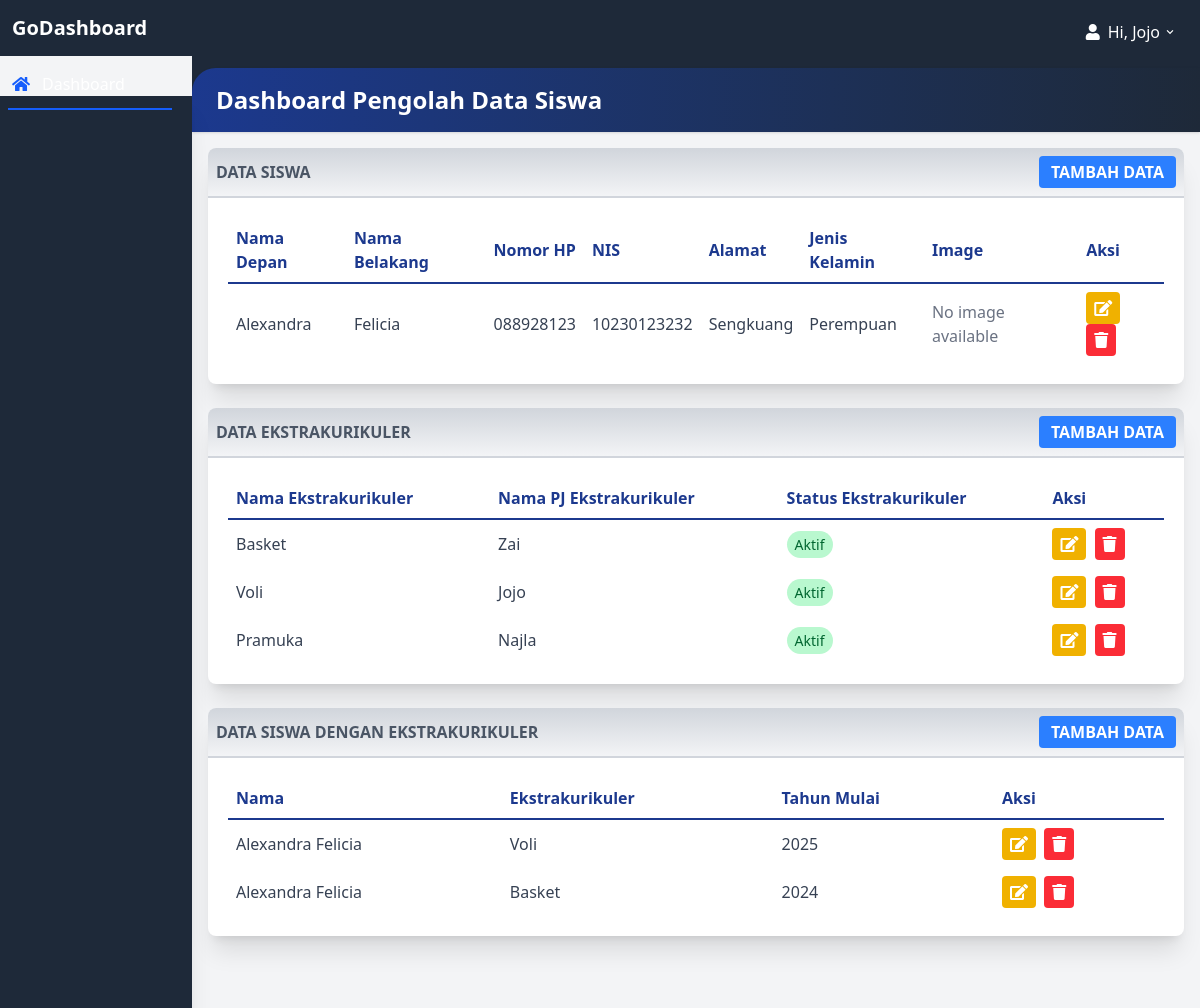
The page /dashboardAdmin.php (signed in) on the database its author committed.
### tables this page shows
CREATE TABLE `siswa` (
  `id` int(11) NOT NULL,
  `nama_depan` varchar(100) DEFAULT NULL,
  `nama_belakang` varchar(100) DEFAULT NULL,
  `nomor_hp` varchar(20) DEFAULT NULL,
  `nis` varchar(50) DEFAULT NULL,
  `alamat` text DEFAULT NULL,
  `jenis_kelamin` enum('Laki-laki','Perempuan') DEFAULT NULL,
  `foto` varchar(255) DEFAULT NULL
);

CREATE TABLE `ekstrakurikuler` (
  `id` int(11) NOT NULL,
  `nama` varchar(100) DEFAULT NULL,
  `penanggung_jawab` varchar(100) DEFAULT NULL,
  `status` enum('Aktif','Tidak Aktif') DEFAULT NULL
);

CREATE TABLE `siswa_ekstrakurikuler` (
  `id` int(11) NOT NULL,
  `siswa_id` int(11) DEFAULT NULL,
  `ekstrakurikuler_id` int(11) DEFAULT NULL,
  `tahun_mulai` year(4) DEFAULT NULL
);

### dashboardAdmin.php (the view, shortened to what this page needs)
<?php
include 'koneksi.php';
$querySiswa = "SELECT * FROM siswa";
$resultSiswa = mysqli_query($conn, $querySiswa);
$queryEkstrakurikuler = "SELECT * FROM ekstrakurikuler";
$resultEkstrakurikuler = mysqli_query($conn, $queryEkstrakurikuler);
$querySiswaEkstrakurikuler = "SELECT se.id, s.nama_depan, s.nama_belakang, e.nama as ekskul_nama, se.tahun_mulai
                             FROM siswa_ekstrakurikuler se
                             JOIN siswa s ON se.siswa_id = s.id
                             JOIN ekstrakurikuler e ON se.ekstrakurikuler_id = e.id";
$resultSiswaEkstrakurikuler = mysqli_query($conn, $querySiswaEkstrakurikuler);
?>
<!DOCTYPE html>
<html lang="en">
<head>
  <link
    rel="stylesheet"
    href="https://use.fontawesome.com/releases/v5.3.1/css/all.css" />
  <script src="https://cdn.jsdelivr.net/npm/@tailwindcss/browser@4"></script>
</head>
<body class="bg-gray-100 font-sans leading-normal tracking-normal mt-12">
  <header>
    <nav
      aria-label="menu nav"
      class="bg-gray-800 pt-2 md:pt-1 pb-1 px-1 mt-0 h-auto fixed w-full z-20 top-0">
      <div class="flex flex-wrap items-center">
        <div
          class="flex flex-shrink md:w-1/3 justify-center md:justify-start text-white">
          <a href="#" aria-label="Home" class="flex items-center">
            <span class="text-xl pl-2 font-bold">GoDashboard</span>
          </a>
        </div>
        <div
          class="flex w-full pt-2 content-center justify-end md:w-2/3 md:justify-end">
          <ul
            class="list-reset flex justify-end flex-1 md:flex-none items-center">
            <li class="flex-1 md:flex-none md:mr-3">
              <div class="relative inline-block">
                <button
                  onclick="toggleDD('myDropdown')"
                  class="drop-button text-white py-2 px-2 flex items-center">
                  <i class="fas fa-user mr-2"></i> Hi, <?php echo isset($_SESSION['namaDepan']) ? htmlspecialchars($_SESSION['namaDepan']) : 'Admin'; ?>
                  <svg
                    class="h-3 fill-current inline ml-1"
                    xmlns="http://www.w3.org/2000/svg"
                    viewBox="0 0 20 20">
                    <path
                      d="M9.293 12.95l.707.707L15.657 8l-1.414-1.414L10 10.828 5.757 6.586 4.343 8z" />
                  </svg>
                </button>
              </div>
            </li>
          </ul>
        </div>
      </div>
    </nav>
  </header>
  <main>
    <div class="flex flex-col md:flex-row">
      <nav
        aria-label="alternative nav"
        class="bg-gray-800 shadow-xl h-20 fixed bottom-0 mt-12 md:relative md:h-screen z-10 w-full md:w-48 md:flex-shrink-0">
        <div
          class="md:mt-12 md:w-48 md:fixed md:left-0 md:top-0 content-center md:content-start text-left justify-between">
          <ul
            class="list-reset flex flex-row md:flex-col py-0 md:py-3 px-1 md:px-2 text-center md:text-left">
            <li class="mr-3 flex-1">
              <a
                href="#"
                class="block py-1 md:py-3 pl-1 align-middle text-white no-underline hover:text-white border-b-2 border-blue-600">
                <i class="fas fa-home pr-0 md:pr-3 text-blue-600"></i><span
                  class="pb-1 md:pb-0 text-xs md:text-base text-white md:text-white block md:inline-block">Dashboard</span>
              </a>
            </li>
          </ul>
        </div>
      </nav>
      <section class="w-full md:ml-0">
        <div
          id="main"
          class="main-content flex-1 bg-gray-100 mt-12 md:mt-2 pb-24 md:pb-5 overflow-x-hidden">
          <div class="bg-gray-800 pt-3">
            <div
              class="rounded-tl-3xl bg-gradient-to-r from-blue-900 to-gray-800 p-4 shadow text-2xl text-white">
              <h1 class="font-bold pl-2">Dashboard Pengolah Data Siswa</h1>
            </div>
          </div>
          <div class="flex flex-col flex-wrap mt-4 mx-4">
            <div id="siswa" class="w-full mb-6">
              <div class="bg-white border-transparent rounded-lg shadow-xl">
                <div
                  class="bg-gradient-to-b from-gray-300 to-gray-100 uppercase text-gray-800 border-b-2 border-gray-300 rounded-tl-lg rounded-tr-lg p-2 flex justify-between items-center">
                  <h2 class="font-bold uppercase text-gray-600">
                    Data Siswa
                  </h2>
                  <a href="createSiswa.php" class="bg-blue-500 hover:bg-blue-700 text-white font-bold py-1 px-3 rounded inline-block">Tambah Data</a>
                </div>
                <div class="p-5 overflow-x-auto">
                  <table class="w-full p-5 text-gray-700">
                    <thead>
                      <tr>
                        <th class="text-left text-blue-900 p-2 border-b-2">
                          Nama Depan
                        </th>
                        <th class="text-left text-blue-900 p-2 border-b-2">
                          Nama Belakang
                        </th>
                        <th class="text-left text-blue-900 p-2 border-b-2">
                          Nomor HP
                        </th>
                        <th class="text-left text-blue-900 p-2 border-b-2">
                          NIS
                        </th>
                        <th class="text-left text-blue-900 p-2 border-b-2">
                          Alamat
                        </th>
                        <th class="text-left text-blue-900 p-2 border-b-2">
                          Jenis Kelamin
                        </th>
                        <th class="text-left text-blue-900 p-2 border-b-2">
                          Image
                        <th class="text-left text-blue-900 p-2 border-b-2">
                          Aksi
                        </th>
                      </tr>
                    </thead>
                    <tbody>
                      <?php if (mysqli_num_rows($resultSiswa) > 0): ?>
                        <?php while ($row = mysqli_fetch_assoc($resultSiswa)): ?>
                          <tr class="hover:bg-gray-100">
                            <td class="p-2"><?php echo htmlspecialchars($row['nama_depan']); ?></td>
                            <td class="p-2"><?php echo htmlspecialchars($row['nama_belakang']); ?></td>
                            <td class="p-2"><?php echo htmlspecialchars($row['nomor_hp']); ?></td>
                            <td class="p-2"><?php echo htmlspecialchars($row['nis']); ?></td>
                            <td class="p-2"><?php echo htmlspecialchars($row['alamat']); ?></td>
                            <td class="p-2"><?php echo htmlspecialchars($row['jenis_kelamin']); ?></td>
                            <td class="p-2">
                              <?php if (!empty($row['foto']) && file_exists($row['foto'])): ?>
                                <img src="<?php echo htmlspecialchars($row['foto']); ?>" alt="Foto" class="w-16 h-16 rounded-full">
                              <?php else: ?>
                                <p class="text-gray-500">No image available</p>
                              <?php endif; ?>
                            </td>
                            <td class="p-2">
                              <a href="editSiswa.php?id=<?php echo $row['id']; ?>"
                                class="bg-yellow-500 hover:bg-yellow-700 text-white py-1 px-2 rounded mr-1 inline-block">
                                <i class="fas fa-edit"></i>
                              </a>
                              <a href="deleteSiswa.php?id=<?php echo $row['id']; ?>"
                                onclick="return confirm('Apakah Anda yakin ingin menghapus data ini?')"
                                class="bg-red-500 hover:bg-red-700 text-white py-1 px-2 rounded inline-block">
                                <i class="fas fa-trash"></i>
                              </a>
                            </td>
                          </tr>
                        <?php endwhile; ?>
                      <?php else: ?>
                        <tr>
                          <td colspan="7" class="p-2 text-center">Tidak ada data siswa</td>
                        </tr>
                      <?php endif; ?>
                    </tbody>
                  </table>
                </div>
              </div>
            </div>
            <div id="ekstrakurikuler" class="w-full mb-6">
              <div class="bg-white border-transparent rounded-lg shadow-xl">
                <div
                  class="bg-gradient-to-b from-gray-300 to-gray-100 uppercase text-gray-800 border-b-2 border-gray-300 rounded-tl-lg rounded-tr-lg p-2 flex justify-between items-center">
                  <h2 class="font-bold uppercase text-gray-600">
                    Data Ekstrakurikuler
                  </h2>
                  <a href="createEkskul.php" class="bg-blue-500 hover:bg-blue-700 text-white font-bold py-1 px-3 rounded inline-block">Tambah Data</a>
                </div>
                <div class="p-5 overflow-x-auto">
                  <table class="w-full p-5 text-gray-700">
                    <thead>
                      <tr>
                        <th class="text-left text-blue-900 p-2 border-b-2">
                          Nama Ekstrakurikuler
                        </th>
                        <th class="text-left text-blue-900 p-2 border-b-2">
                          Nama PJ Ekstrakurikuler
                        </th>
                        <th class="text-left text-blue-900 p-2 border-b-2">
                          Status Ekstrakurikuler
                        </th>
                        <th class="text-left text-blue-900 p-2 border-b-2">
                          Aksi
                        </th>
                      </tr>
                    </thead>
                    <tbody>
                      <?php if (mysqli_num_rows($resultEkstrakurikuler) > 0): ?>
                        <?php while ($row = mysqli_fetch_assoc($resultEkstrakurikuler)): ?>
                          <tr class="hover:bg-gray-100">
                            <td class="p-2"><?php echo htmlspecialchars($row['nama']); ?></td>
                            <td class="p-2"><?php echo htmlspecialchars($row['penanggung_jawab']); ?></td>
                            <td class="p-2">
                              <span class="<?php echo $row['status'] === 'Aktif' ? 'bg-green-200 text-green-800' : 'bg-red-200 text-red-800'; ?> py-1 px-2 rounded-full text-sm">
                                <?php echo htmlspecialchars($row['status']); ?>
                              </span>
                            </td>
                            <td class="p-2">
                              <a href="editEkskul.php?id=<?php echo $row['id']; ?>"
                                class="bg-yellow-500 hover:bg-yellow-700 text-white py-1 px-2 rounded mr-1 inline-block">
                                <i class="fas fa-edit"></i>
                              </a>
                              <a href="deleteEkskul.php?id=<?php echo $row['id']; ?>"
                                onclick="return confirm('Apakah Anda yakin ingin menghapus data ini?')"
                                class="bg-red-500 hover:bg-red-700 text-white py-1 px-2 rounded inline-block">
                                <i class="fas fa-trash"></i>
                              </a>
                            </td>
                          </tr>
                        <?php endwhile; ?>
                      <?php else: ?>
                        <tr>
                          <td colspan="4" class="p-2 text-center">Tidak ada data ekstrakurikuler</td>
                        </tr>
                      <?php endif; ?>
                    </tbody>
                  </table>
                </div>
              </div>
            </div>
            <div class="w-full mb-6">
              <div class="bg-white border-transparent rounded-lg shadow-xl">
                <div
                  class="bg-gradient-to-b from-gray-300 to-gray-100 uppercase text-gray-800 border-b-2 border-gray-300 rounded-tl-lg rounded-tr-lg p-2 flex justify-between items-center">
                  <h2 class="font-bold uppercase text-gray-600">
                    Data Siswa dengan Ekstrakurikuler
                  </h2>
                  <a href="createSiswaEkskul.php" class="bg-blue-500 hover:bg-blue-700 text-white font-bold py-1 px-3 rounded inline-block">Tambah Data</a>
                </div>
                <div class="p-5 overflow-x-auto">
                  <table class="w-full p-5 text-gray-700">
                    <thead>
                      <tr>
                        <th class="text-left text-blue-900 p-2 border-b-2">
                          Nama
                        </th>
                        <th class="text-left text-blue-900 p-2 border-b-2">
                          Ekstrakurikuler
                        </th>
                        <th class="text-left text-blue-900 p-2 border-b-2">
                          Tahun Mulai
                        </th>
                        <th class="text-left text-blue-900 p-2 border-b-2">
                          Aksi
                        </th>
                      </tr>
                    </thead>
                    <tbody>
                      <?php if (mysqli_num_rows($resultSiswaEkstrakurikuler) > 0): ?>
                        <?php while ($row = mysqli_fetch_assoc($resultSiswaEkstrakurikuler)): ?>
                          <tr class="hover:bg-gray-100">
                            <td class="p-2"><?php echo htmlspecialchars($row['nama_depan'] . ' ' . $row['nama_belakang']); ?></td>
                            <td class="p-2"><?php echo htmlspecialchars($row['ekskul_nama']); ?></td>
                            <td class="p-2"><?php echo htmlspecialchars($row['tahun_mulai']); ?></td>
                            <td class="p-2">
                              <a href="editSiswaEkskul.php?id=<?php echo $row['id']; ?>"
                                class="bg-yellow-500 hover:bg-yellow-700 text-white py-1 px-2 rounded mr-1 inline-block">
                                <i class="fas fa-edit"></i>
                              </a>
                              <a href="deleteSiswaEkskul.php?id=<?php echo $row['id']; ?>"
                                onclick="return confirm('Apakah Anda yakin ingin menghapus data ini?')"
                                class="bg-red-500 hover:bg-red-700 text-white py-1 px-2 rounded inline-block">
                                <i class="fas fa-trash"></i>
                              </a>
                            </td>
                          </tr>
                        <?php endwhile; ?>
                      <?php else: ?>
                        <tr>
                          <td colspan="4" class="p-2 text-center">Tidak ada data siswa dengan ekstrakurikuler</td>
                        </tr>
                      <?php endif; ?>
                    </tbody>
                  </table>
                </div>
              </div>
            </div>
          </div>
        </div>
      </section>
    </div>
  </main>
</body>
</html>

### rows shown on the page
siswa: nama_depan "Alexandra", nama_belakang "Felicia", nomor_hp "088928123", nis "10230123232", alamat "Sengkuang", jenis_kelamin "Perempuan", shows "No image available"
ekstrakurikuler: nama "Basket", penanggung_jawab "Zai", status "Aktif"
ekstrakurikuler: nama "Voli", penanggung_jawab "Jojo", status "Aktif"
ekstrakurikuler: nama "Pramuka", penanggung_jawab "Najla", status "Aktif"
siswa_ekstrakurikuler: siswa.nama_belakang "Alexandra Felicia", ekstrakurikuler.nama "Voli", tahun_mulai "2025"
siswa_ekstrakurikuler: siswa.nama_belakang "Alexandra Felicia", ekstrakurikuler.nama "Basket", tahun_mulai "2024"

### other values the page prints
$_SESSION['namaDepan'] "Jojo"
